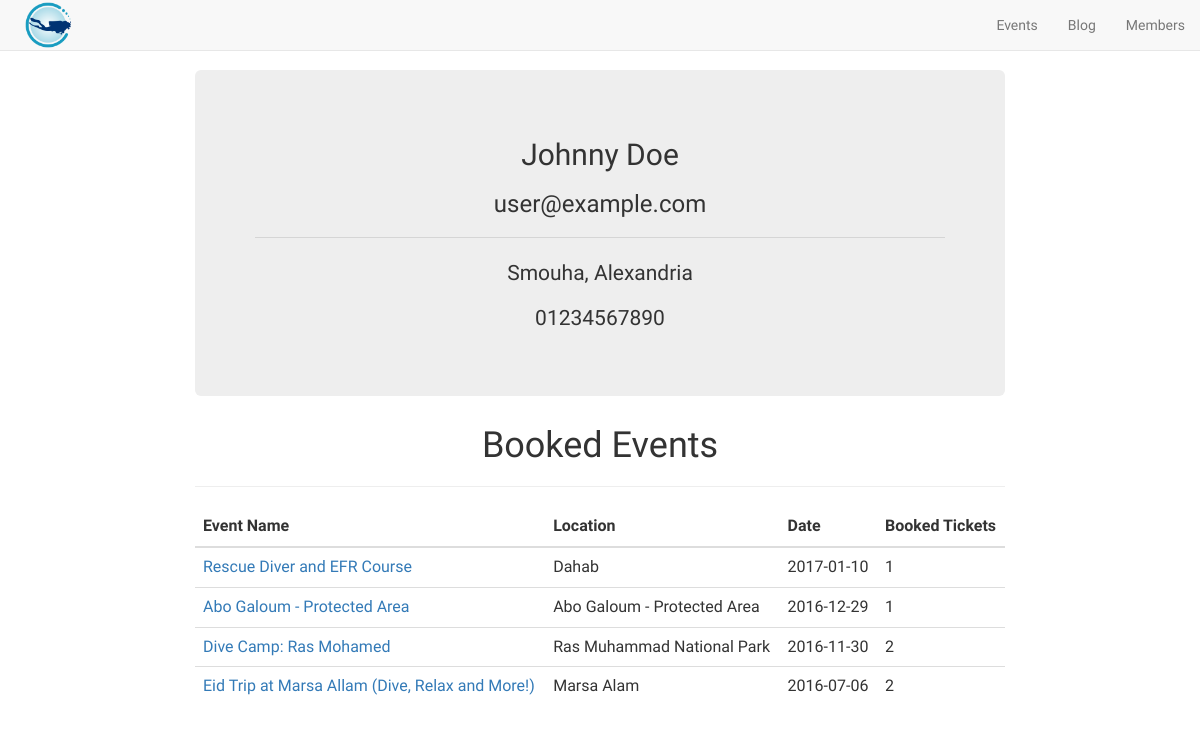
The app's page /users/show.php?id=2 with its own data.
### tables this page shows
CREATE TABLE `users` (
  `user_id` int(11) UNSIGNED NOT NULL,
  `name` varchar(255) NOT NULL,
  `email` varchar(255) NOT NULL,
  `password` varchar(255) NOT NULL,
  `phone` int(30) DEFAULT NULL,
  `address` varchar(255) DEFAULT NULL,
  `admin` tinyint(1) NOT NULL DEFAULT '0'
);

CREATE TABLE `bookings` (
  `booking_id` int(11) NOT NULL,
  `user_id` int(11) NOT NULL,
  `event_id` int(11) NOT NULL,
  `tickets` int(11) NOT NULL DEFAULT '1'
);

CREATE TABLE `events` (
  `event_id` int(11) NOT NULL,
  `title` varchar(255) NOT NULL,
  `details` text NOT NULL,
  `location` varchar(255) NOT NULL,
  `date` date NOT NULL,
  `tickets_available` int(11) DEFAULT NULL,
  `price` int(11) DEFAULT NULL,
  `payment_method` varchar(255) DEFAULT 'Cash',
  `created_at` timestamp NOT NULL DEFAULT CURRENT_TIMESTAMP
);

### users/show.php (the view, shortened to what this page needs)
<?php include '../includes/navbar.php';?>
<div class="container text-center" style="max-width:70%; margin:0 auto; margin-top:70px;">
  <?php
  $user_id = $_GET['id'];
  $stmt = $conn->prepare('SELECT * FROM users WHERE user_id = :id');
  $stmt->execute(array(':id' => $user_id ));
  $row = $stmt->fetch();
  echo '<div class="jumbotron">';
  echo '<h2>'.$row['name'].'</h2>';
  echo '<h3>'.$row['email'].'</h3>';
  echo '<hr></hr>';
  echo '<p>'.$row['address'].'</p>';
  echo '<p>0'.$row['phone'].'</p>';
  echo '</div>';
  echo '<h1>Booked Events</h1>';
  echo '<hr></hr>';
  $stmt = $conn->prepare('SELECT events.event_id,events.title, events.location, events.date, bookings.tickets FROM events, bookings WHERE events.event_id=bookings.event_id AND bookings.user_id = :id;');
  $stmt->execute(array(':id' => $user_id));
  $result = $stmt->fetchAll();
  echo '<table class="table">
  <thead>
  <tr>
  <th>Event Name</th>
  <th>Location</th>
  <th>Date</th>
  <th>Booked Tickets</th>
  </tr>
  </thead>
  <tbody>';
  foreach( $result as $row ) {
    echo '<tr>';
    echo '<td><a href="../events/show.php?id='.$row['event_id'].'">'.$row['title'].'</a></td>';
    echo '<td>'.$row['location'].'</td>';
    echo '<td>'.$row['date'].'</td>';
    echo '<td>'.$row['tickets'].'</td>';
    echo '</tr>';
  }
  ?>
</div>

### includes/navbar.php (shortened to what this page needs)
<head>
  <link rel="stylesheet" href="https://maxcdn.bootstrapcdn.com/bootstrap/3.3.7/css/bootstrap.min.css">
  <link rel="stylesheet" href="../stylesheets/style.css">
  <link rel="stylesheet" href="//maxcdn.bootstrapcdn.com/font-awesome/4.1.0/css/font-awesome.min.css">
</head>
<nav class="navbar navbar-default navbar-fixed-top">
  <div class="container-fluid">
    <div class="navbar-header">
      <a class="navbar-brand" id="logo" href="../"><img src="../images/logo.png"></a>
    </div>
    <div class="collapse navbar-collapse" id="navbar-collapse-1">
      <ul class="nav navbar-nav navbar-right">
        <li><a href="../events">Events</a></li>
        <li><a href="../posts">Blog</a></li>
        <?php if (isset($_SESSION['user']) != '') {
          echo '<li><a href="../users/show.php?id='.$_SESSION['user'].'">'.$_SESSION['name'].'</a></li>';
          echo '<li><a href="../users/logout.php?logout">Sign Out</a></li>';
          } else {
          echo '<li><a href="../users/members.php">Members</a></li>';
        }?>
      </ul>
    </div>
  </div>
</nav>

### stylesheets/style.css (style rules this page uses)
.navbar-default { -webkit-transition: background 500ms ease-out; transition: background 500ms ease-out; font-size: 100%; }
.navbar-brand { padding: 0px !important; }
.navbar-brand>img { margin-left: 20px; height: 100%; width: auto; padding: 2px 2px 2px 5px; -webkit-transition: height 500ms ease-out; transition: height 500ms ease-out; }

### records on screen
users: name "Johnny Doe", email "user@example.com", address "Smouha, Alexandria", phone "1234567890"
bookings: event.title "Rescue Diver and EFR Course", event.location "Dahab", event.date "2017-01-10", tickets "1"
bookings: event.title "Abo Galoum - Protected Area", event.location "Abo Galoum - Protected Area", event.date "2016-12-29", tickets "1"
bookings: event.title "Dive Camp: Ras Mohamed", event.location "Ras Muhammad National Park", event.date "2016-11-30", tickets "2"
bookings: event.title "Eid Trip at Marsa Allam (Dive, Relax and More!)", event.location "Marsa Alam", event.date "2016-07-06", tickets "2"
